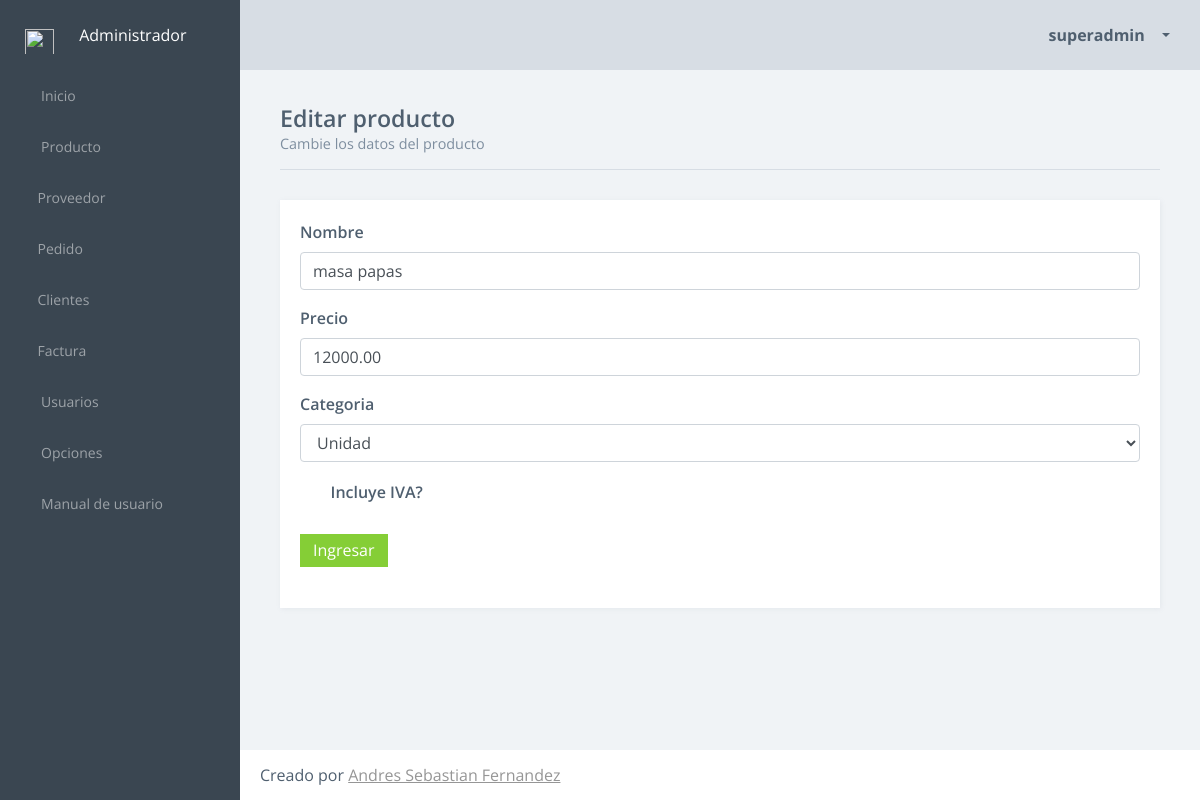
Page /inventario/editarProducto/34 (signed in) on the committed database.
### inventario/models.py (models this page shows, shortened)
class Usuario(AbstractUser):
    username = models.CharField(max_length=80, unique=True)
    password = models.CharField(max_length=20)
    email = models.EmailField(max_length=100, unique=True)
    first_name = models.CharField(max_length=40)
    last_name = models.CharField(max_length=60)
    nivel = models.IntegerField(null=True)

class Producto(models.Model):
    decisiones =  [('1','Unidad'),('2','Kilo'),('3','Litro'),('4','Otros')]
    descripcion = models.CharField(max_length=40)
    precio = models.DecimalField(max_digits=9,decimal_places=2)
    disponible = models.IntegerField(null=True)
    categoria = models.CharField(max_length=20,choices=decisiones)
    tiene_iva = models.BooleanField(null=True)

### inventario/views.py (the view, shortened to what this page needs)
# urls.py: path('editarProducto/<int:p>', views.EditarProducto.as_view(), name='editarProducto'),
class EditarProducto(LoginRequiredMixin, View):
    login_url = '/inventario/login'
    redirect_field_name = None
    def get(self, request,p):
        prod = Producto.objects.get(id=p)
        form = ProductoFormulario(instance=prod)
        contexto = {'form':form , 'modo':request.session.get('productoProcesado'),'editar':True}
        contexto = complementarContexto(contexto,request.user)
        return render(request, 'inventario/producto/agregarProducto.html', contexto)

### inventario/forms.py
class ProductoFormulario(forms.ModelForm):
    precio = forms.DecimalField(
        min_value = 0,
        label = 'Precio',
        widget = forms.NumberInput(
        attrs={'placeholder': 'Precio del producto',
        'id':'precio','class':'form-control'}),
        )
    class Meta:
        model = Producto
        fields = ['descripcion','precio','categoria','tiene_iva']
        labels = {
        'descripcion': 'Nombre',
        'tiene_iva': 'Incluye IVA?'
        }
        widgets = {
        'descripcion': forms.TextInput(attrs={'placeholder': 'Nombre del producto',
        'id':'descripcion','class':'form-control'} ),
        'categoria': forms.Select(attrs={'class':'form-control','id':'categoria'}),
        'tiene_iva': forms.CheckboxInput(attrs={'class':'checkbox rounded','id':'tiene_iva'})
        }

### inventario/funciones.py (called while the page is built)
def complementarContexto(contexto,datos):
    contexto['usuario'] = datos.username
    contexto['id_usuario'] = datos.id
    contexto['nombre'] = datos.first_name
    contexto['apellido'] = datos.last_name
    contexto['correo'] = datos.email
    return contexto

### inventario/templates/inventario/producto/agregarProducto.html (shortened to what this page needs)
{% extends "inventario/comun/base.html" %}
{% block content %}
<article class="content forms-page">
	    <div class="title-block">
	    	{% if editar  %}
          <h3 class="title">Editar producto</h3>
          <p class="title-description">Cambie los datos del producto</p>
	    	{% else %}
          <h3 class="title">Agregar producto</h3>
          <p class="title-description">Introduzca los datos del producto</p>
          {% endif %}
        </div>
<section class="section">
    <div class="row sameheight-container">
	<div class="col-md-12">
		<div class="card card-block sameheight-item">
			<form role="form" method="POST" onsubmit="return validarTodo('producto')">
				{% for field in form %}
				{% if field.name == 'tiene_iva' %}
				<div class="form-group">
					<label>
						<span>
						{{field.label}}
						</span>
					</label>
				</div>
				{% else %}
				<div class="form-group">
				<label for="{{ field.name }}">
				{{field.label}}
				</label>
				{{field}}
				</div>
				{% endif %}
				{% endfor %}
		<div class="form-group">
            <button type="submit" class="btn btn-primary">Ingresar</button>
        </div>
			</form>
		</div>
	</div>
	</div>
</section>
</article>
{% endblock %}

### inventario/templates/inventario/comun/header.html (shortened to what this page needs)
                <header class="header">
                    <div class="header-block header-block-nav">
                        <ul class="nav-profile">
                            <li class="profile dropdown">
                                <a class="nav-link dropdown-toggle" data-toggle="dropdown" href="#" role="button" aria-haspopup="true" aria-expanded="false">
                                    <em class="fa fa-user"></em>
                                    <span class="name"> {{ usuario }} </span>
                                </a>
                            </li>
                        </ul>
                    </div>
                </header>

### rows in the picture
Usuario: username "superadmin"
Producto: form "masa papas" "12000.00" "Unidad"

### other values in the picture
{{ field.label }} "Nombre" "Precio" "Categoria"
{{ field.label }} "Incluye IVA?"
